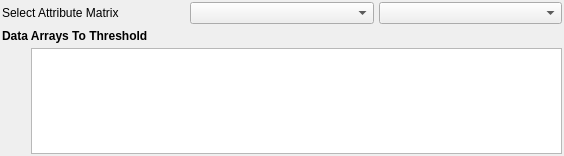
<?xml version="1.0" encoding="UTF-8"?>
<ui version="4.0">
 <class>ComparisonSelectionWidget</class>
 <widget class="QWidget" name="ComparisonSelectionWidget">
  <property name="geometry">
   <rect>
    <x>0</x>
    <y>0</y>
    <width>564</width>
    <height>156</height>
   </rect>
  </property>
  <layout class="QGridLayout" name="widgetLayout">
   <property name="leftMargin">
    <number>2</number>
   </property>
   <property name="topMargin">
    <number>2</number>
   </property>
   <property name="rightMargin">
    <number>2</number>
   </property>
   <property name="bottomMargin">
    <number>2</number>
   </property>
   <property name="spacing">
    <number>5</number>
   </property>
   <item row="3" column="1">
    <widget class="QTableView" name="m_ComparisonSelectionTableView">
     <property name="sizePolicy">
      <sizepolicy hsizetype="Expanding" vsizetype="MinimumExpanding">
       <horstretch>0</horstretch>
       <verstretch>0</verstretch>
      </sizepolicy>
     </property>
     <property name="minimumSize">
      <size>
       <width>0</width>
       <height>100</height>
      </size>
     </property>
     <property name="maximumSize">
      <size>
       <width>16777215</width>
       <height>16777215</height>
      </size>
     </property>
     <property name="editTriggers">
      <set>QAbstractItemView::AllEditTriggers</set>
     </property>
     <property name="showDropIndicator" stdset="0">
      <bool>false</bool>
     </property>
     <property name="dragDropOverwriteMode">
      <bool>false</bool>
     </property>
     <property name="alternatingRowColors">
      <bool>true</bool>
     </property>
     <property name="verticalScrollMode">
      <enum>QAbstractItemView::ScrollPerPixel</enum>
     </property>
     <property name="horizontalScrollMode">
      <enum>QAbstractItemView::ScrollPerPixel</enum>
     </property>
     <property name="showGrid">
      <bool>false</bool>
     </property>
     <property name="wordWrap">
      <bool>false</bool>
     </property>
     <property name="cornerButtonEnabled">
      <bool>false</bool>
     </property>
     <attribute name="horizontalHeaderDefaultSectionSize">
      <number>250</number>
     </attribute>
     <attribute name="horizontalHeaderMinimumSectionSize">
      <number>100</number>
     </attribute>
     <attribute name="horizontalHeaderStretchLastSection">
      <bool>false</bool>
     </attribute>
     <attribute name="verticalHeaderVisible">
      <bool>false</bool>
     </attribute>
    </widget>
   </item>
   <item row="3" column="0">
    <layout class="QVBoxLayout" name="verticalLayout" stretch="0,0,0">
     <property name="leftMargin">
      <number>0</number>
     </property>
     <item>
      <widget class="QPushButton" name="addComparison">
       <property name="sizePolicy">
        <sizepolicy hsizetype="Fixed" vsizetype="Fixed">
         <horstretch>0</horstretch>
         <verstretch>0</verstretch>
        </sizepolicy>
       </property>
       <property name="minimumSize">
        <size>
         <width>24</width>
         <height>24</height>
        </size>
       </property>
       <property name="maximumSize">
        <size>
         <width>24</width>
         <height>24</height>
        </size>
       </property>
       <property name="toolTip">
        <string>Add Quality Filter</string>
       </property>
       <property name="statusTip">
        <string/>
       </property>
       <property name="whatsThis">
        <string>Add Quality Filter</string>
       </property>
       <property name="text">
        <string/>
       </property>
       <property name="icon">
        <iconset resource="../../../../Resources/icons/images/Icons.qrc">
         <normaloff>:/add2.png</normaloff>:/add2.png</iconset>
       </property>
       <property name="iconSize">
        <size>
         <width>24</width>
         <height>24</height>
        </size>
       </property>
       <property name="flat">
        <bool>true</bool>
       </property>
      </widget>
     </item>
     <item>
      <widget class="QPushButton" name="removeComparison">
       <property name="sizePolicy">
        <sizepolicy hsizetype="Fixed" vsizetype="Fixed">
         <horstretch>0</horstretch>
         <verstretch>0</verstretch>
        </sizepolicy>
       </property>
       <property name="minimumSize">
        <size>
         <width>24</width>
         <height>24</height>
        </size>
       </property>
       <property name="maximumSize">
        <size>
         <width>24</width>
         <height>24</height>
        </size>
       </property>
       <property name="toolTip">
        <string>Delete Quality Filter</string>
       </property>
       <property name="statusTip">
        <string/>
       </property>
       <property name="text">
        <string/>
       </property>
       <property name="icon">
        <iconset resource="../../../../Resources/icons/images/Icons.qrc">
         <normaloff>:/delete2.png</normaloff>:/delete2.png</iconset>
       </property>
       <property name="iconSize">
        <size>
         <width>24</width>
         <height>24</height>
        </size>
       </property>
       <property name="flat">
        <bool>true</bool>
       </property>
      </widget>
     </item>
     <item>
      <spacer name="verticalSpacer">
       <property name="orientation">
        <enum>Qt::Vertical</enum>
       </property>
       <property name="sizeHint" stdset="0">
        <size>
         <width>20</width>
         <height>40</height>
        </size>
       </property>
      </spacer>
     </item>
    </layout>
   </item>
   <item row="1" column="0" colspan="2">
    <layout class="QHBoxLayout" name="horizontalLayout">
     <property name="bottomMargin">
      <number>0</number>
     </property>
     <item>
      <widget class="QLabel" name="label_2">
       <property name="text">
        <string>Select Attribute Matrix</string>
       </property>
      </widget>
     </item>
     <item>
      <widget class="QComboBox" name="dataContainerList"/>
     </item>
     <item>
      <widget class="QComboBox" name="attributeMatrixList"/>
     </item>
    </layout>
   </item>
   <item row="2" column="0" colspan="2">
    <widget class="QLabel" name="label">
     <property name="styleSheet">
      <string notr="true">QLabel
{
font: 10pt &quot;Arial&quot;;
font-weight: bold;
}</string>
     </property>
     <property name="text">
      <string>Data Arrays To Threshold</string>
     </property>
    </widget>
   </item>
  </layout>
 </widget>
 <resources>
  <include location="../../../../Resources/icons/images/Icons.qrc"/>
 </resources>
 <connections/>
</ui>
